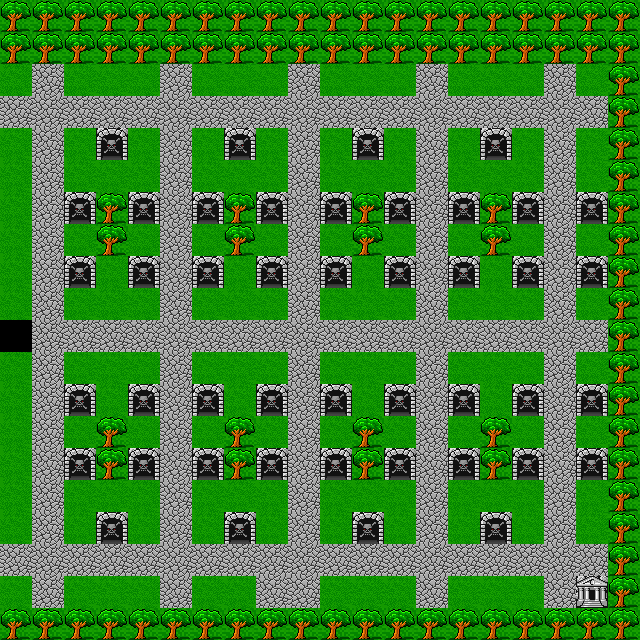

Tiled map render using the project's own tile images. Description and the map definition, with tile-layer contents summarised, below:
An orthogonal 20x20 tile map with 32x32 px tiles, 1 tile layer (Terrain), 3 tilesets.

<map version="1.0" orientation="orthogonal" width="20" height="20" tilewidth="32" tileheight="32">
 <tileset firstgid="1" name="dg_grounds32" tilewidth="32" tileheight="32">
  <image source="gfx/dg_grounds32.gif" width="288" height="640" />
  <tile id="0">
   <properties>
    <property name="display" value=":" />
   </properties>
  </tile>
  <tile id="9">
   <properties>
    <property name="display" value="." />
    <property name="value" value="&quot;GRASS&quot;" />
   </properties>
  </tile>
  <tile id="12">
   <properties>
    <property name="display" value="," />
   </properties>
  </tile>
  <tile id="18">
   <properties>
    <property name="display" value="~" />
   </properties>
  </tile>
  <tile id="30">
   <properties>
    <property name="display" value="_" />
   </properties>
  </tile>
  <tile id="33">
   <properties>
    <property name="display" value="=" />
   </properties>
  </tile>
  <tile id="54">
   <properties>
    <property name="display" value="t" />
    <property name="value" value="&quot;SWAMPTREE&quot;" />
   </properties>
  </tile>
  <tile id="72">
   <properties>
    <property name="display" value="~" />
   </properties>
  </tile>
  <tile id="117">
   <properties>
    <property name="display" value="^" />
   </properties>
  </tile>
  <tile id="159">
   <properties>
    <property name="display" value="-" />
   </properties>
  </tile>
  <tile id="168">
   <properties>
    <property name="display" value="!" />
    <property name="value" value="&quot;ROCK_VAULT&quot;" />
   </properties>
  </tile>
 </tileset>
 <tileset firstgid="181" name="numbers" tilewidth="32" tileheight="32">
  <image source="gfx/numbers.png" width="192" height="192" />
  <tile id="0">
   <properties>
    <property name="display" value="&lt;" />
    <property name="value" value="&quot;GRASS_UP4&quot;" />
   </properties>
  </tile>
  <tile id="1">
   <properties>
    <property name="display" value="=" />
   </properties>
  </tile>
  <tile id="2">
   <properties>
    <property name="display" value="@" />
   </properties>
  </tile>
  <tile id="3">
   <properties>
    <property name="display" value="4" />
   </properties>
  </tile>
  <tile id="4">
   <properties>
    <property name="display" value="5" />
   </properties>
  </tile>
  <tile id="5">
   <properties>
    <property name="display" value="6" />
   </properties>
  </tile>
  <tile id="19">
   <properties>
    <property name="display" value="1" />
   </properties>
  </tile>
  <tile id="20">
   <properties>
    <property name="display" value="2" />
   </properties>
  </tile>
  <tile id="21">
   <properties>
    <property name="display" value="3" />
   </properties>
  </tile>
  <tile id="22">
   <properties>
    <property name="display" value="5" />
   </properties>
  </tile>
  <tile id="23">
   <properties>
    <property name="display" value="6" />
   </properties>
  </tile>
  <tile id="24">
   <properties>
    <property name="display" value="7" />
   </properties>
  </tile>
  <tile id="25">
   <properties>
    <property name="display" value="8" />
   </properties>
  </tile>
  <tile id="26">
   <properties>
    <property name="display" value="A" />
   </properties>
  </tile>
  <tile id="35">
   <properties>
    <property name="display" value="&amp;" />
   </properties>
  </tile>
 </tileset>
 <tileset firstgid="217" name="dg_town632" tilewidth="32" tileheight="32">
  <image source="gfx/dg_town632.gif" width="288" height="128" />
  <tile id="0">
   <properties>
    <property name="display" value="#" />
   </properties>
  </tile>
  <tile id="4">
   <properties>
    <property name="display" value="3" />
   </properties>
  </tile>
  <tile id="5">
   <properties>
    <property name="display" value="2" />
   </properties>
  </tile>
  <tile id="15">
   <properties>
    <property name="display" value="1" />
   </properties>
  </tile>
  <tile id="22">
   <properties>
    <property name="display" value="4" />
   </properties>
  </tile>
  <tile id="24">
   <properties>
    <property name="display" value="9" />
   </properties>
  </tile>
  <tile id="27">
   <properties>
    <property name="display" value="*" />
   </properties>
  </tile>
  <tile id="30">
   <properties>
    <property name="display" value="+" />
   </properties>
  </tile>
  <tile id="32">
   <properties>
    <property name="display" value="'" />
   </properties>
  </tile>
  <tile id="34">
   <properties>
    <property name="display" value="&gt;" />
   </properties>
  </tile>
 </tileset>
 <layer name="Terrain" width="20" height="20">
  <data>[400 cells, 400 non-empty, 6 distinct tile ids]</data>
 </layer>
</map>
